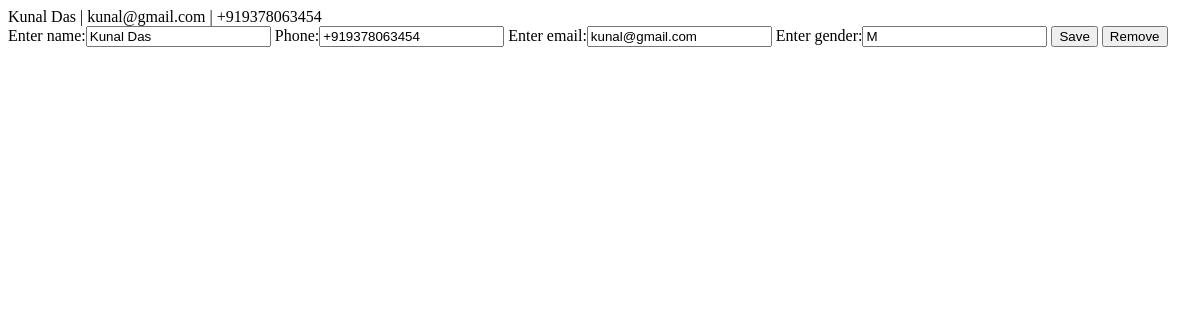
The app's page /teams/member/1 (signed in), older data.
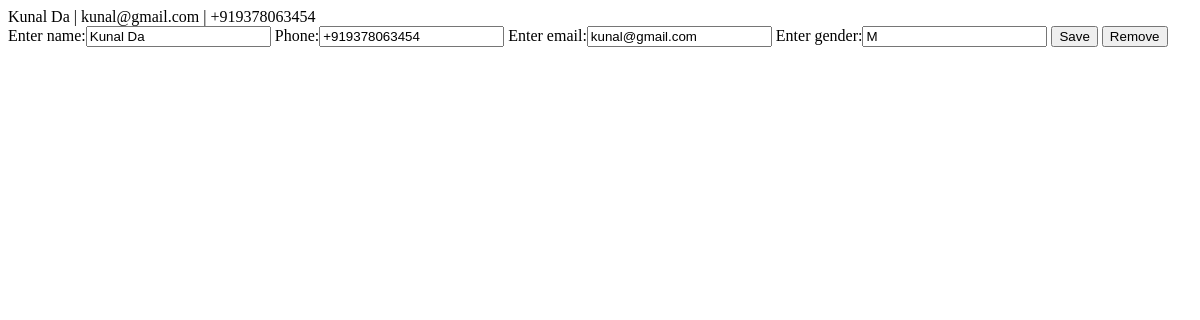
The same page, newer data.
### teams/models.py (models this page shows)
class TeamMembers(models.Model):
    GENDER_CHOICES = [
        ('M', 'Male'),
        ('F', 'Female'),
    ]
    email = models.EmailField(unique=True)
    name = models.CharField(max_length=150, blank=True)
    phone = PhoneNumberField(unique=False, blank=True)
    gender = models.CharField(choices = GENDER_CHOICES,max_length=1,default='M')

### teams/views.py (the view)
# urls.py: path('member/<int:pk>', views.update_member, name='update-member'),
@login_required
def update_member(request,pk):
    member = TeamMembers.objects.get(pk=pk)
    if request.method == 'POST':
        if '_remove' in request.POST:
            member.delete()
        else:
            form = MemberForm(request.POST)
            member.name = form['name'].value()
            member.email = form['email'].value()
            member.phone = form['phone'].value()
            member.gender = form['gender'].value()
            member.save()
        return redirect('team')
    else:
        form = MemberForm()
        form.fields['name'].widget.attrs['value'] = member.name
        form.fields['email'].widget.attrs['value'] = member.email
        form.fields['phone'].widget.attrs['value'] = member.phone
        form.fields['gender'].widget.attrs['value'] = member.gender
    return render(request,'teams/update_member.html',{'title':'Alcheringa | Teams','form':form,'member':member})

### teams/forms.py
class MemberForm(forms.Form):
    name = forms.CharField(label='Enter name', max_length=100)
    phone = PhoneNumberField(label='Enter phone number')
    email = forms.EmailField(label='Enter email', max_length=100)
    gender = forms.CharField(label='Enter gender', max_length=1)

### templates/teams/update_member.html (shortened to what this page needs)
<!DOCTYPE html>
<html lang="en">
<head>
</head>
<body>
    {{member.name}} | {{member.email}} | {{member.phone}}
    <form method = "POST">
        {{form}}
        <button type="submit" name='_save'>Save</button>
        <button type="submit" name='_remove'>Remove</button>
    </form>
</body>
</html>

Row changes from the older to the newer data that the page shows:
changed TeamMembers "kunal@gmail.com": name "Kunal Das" → "Kunal Da"
